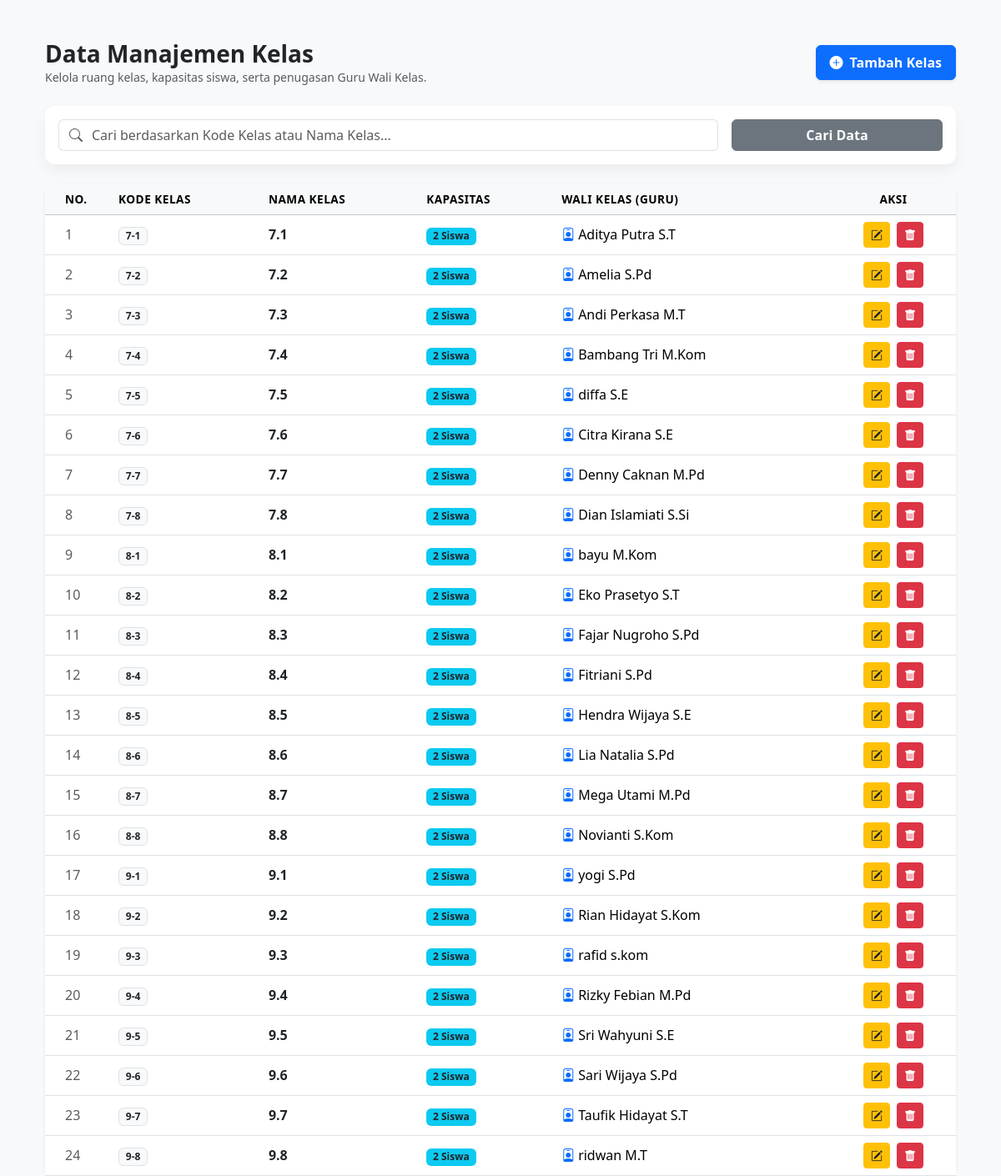
Page /dashboard_admin/kelas.php (signed in) on the committed database.
### tables this page shows
CREATE TABLE `kelas` (
  `id_kelas` int(11) NOT NULL,
  `kode_kelas` varchar(20) NOT NULL,
  `nama_kelas` varchar(50) NOT NULL,
  `kapasitas` int(11) NOT NULL,
  `id_wali_guru` varchar(10) DEFAULT NULL
);

CREATE TABLE `guru` (
  `id_guru` varchar(10) NOT NULL,
  `nip` varchar(20) DEFAULT NULL,
  `nama_guru` varchar(100) NOT NULL,
  `jk` varchar(20) DEFAULT NULL,
  `alamat` text DEFAULT NULL,
  `notelp` varchar(15) DEFAULT NULL,
  `status` varchar(20) DEFAULT NULL,
  `jurusan` varchar(100) DEFAULT NULL,
  `created_at` timestamp NOT NULL DEFAULT current_timestamp(),
  `updated_at` timestamp NOT NULL DEFAULT current_timestamp() ON UPDATE current_timestamp(),
  `deleted` tinyint(1) DEFAULT 0
);

### dashboard_admin/kelas.php (the view, shortened to what this page needs)
<?php
require_once '../koneksi.php';
?>
<!DOCTYPE html>
<html lang="id">
<head>
    <link href="https://cdn.jsdelivr.net/npm/bootstrap@5.3.3/dist/css/bootstrap.min.css" rel="stylesheet">
    <link rel="stylesheet" href="https://cdn.jsdelivr.net/npm/bootstrap-icons@1.11.3/font/bootstrap-icons.min.css">
</head>
<body>
<div class="container px-4 mt-5">
    <div class="d-flex justify-content-between align-items-center mb-4">
        <div>
            <h3 class="fw-bold text-dark m-0">Data Manajemen Kelas</h3>
            <p class="text-muted small m-0">Kelola ruang kelas, kapasitas siswa, serta penugasan Guru Wali Kelas.</p>
        </div>
        <div>
            <button type="button" class="btn btn-primary d-flex align-items-center gap-2 px-3 py-2 fw-semibold shadow-sm" data-bs-toggle="modal" data-bs-target="#modalKelas" onclick="prepareTambahForm()">
                <i class="bi bi-plus-circle-fill"></i> Tambah Kelas
            </button>
        </div>
    </div>
    <div class="card mb-4">
        <div class="card-body py-3">
            <form method="GET" action="dashboard.php" class="row g-3 align-items-center">
                <div class="col-md-9">
                    <div class="input-group">
                        <span class="input-group-text bg-white border-end-0"><i class="bi bi-search text-muted"></i></span>
                        <input type="text" name="search" id="search_input" class="form-control border-start-0 ps-0" placeholder="Cari berdasarkan Kode Kelas atau Nama Kelas..." value="<?= isset($_GET['search']) ? htmlspecialchars($_GET['search']) : '' ?>">
                    </div>
                </div>
                <div class="col-md-3">
                    <button type="submit" class="btn btn-secondary w-100 fw-semibold">Cari Data</button>
                </div>
            </form>
        </div>
    </div>
    <div class="card shadow-sm">
        <div class="card-body p-0">
            <div class="table-responsive">
                <table class="table table-hover align-middle mb-0">
                    <thead class="table-light text-nowrap">
                        <tr>
                            <th style="width: 80px;" class="ps-4">No.</th>
                            <th>Kode Kelas</th>
                            <th>Nama Kelas</th>
                            <th>Kapasitas</th>
                            <th>Wali Kelas (Guru)</th>
                            <th class="text-center" style="width: 150px;">Aksi</th>
                        </tr>
                    </thead>
                    <tbody>
                        <?php
                        $sql = "SELECT kelas.*, guru.nama_guru FROM kelas
                                LEFT JOIN guru ON kelas.id_wali_guru = guru.id_guru";
                        $sql .= " ORDER BY kelas.kode_kelas ASC";
                        $result = mysqli_query($conn, $sql);
                        if ($result && mysqli_num_rows($result) > 0) {
                            $no = 1;
                            while ($row = mysqli_fetch_assoc($result)) { ?>
                                <tr>
                                    <td class="ps-4 text-muted"><?= $no++ ?></td>
                                    <td><span class="badge bg-light text-dark border fw-bold"><?= htmlspecialchars($row['kode_kelas']) ?></span></td>
                                    <td class="fw-semibold text-dark"><?= htmlspecialchars($row['nama_kelas']) ?></td>
                                    <td><span class="badge bg-info text-dark fw-bold"><?= $row['kapasitas'] ?> Siswa</span></td>
                                    <td>
                                        <?php if (!empty($row['id_wali_guru'])): ?>
                                            <i class="bi bi-person-badge text-primary me-1"></i><?= htmlspecialchars($row['nama_guru']) ?>
                                        <?php else: ?>
                                            <span class="text-muted italic small"><i class="bi bi-dash-circle me-1"></i> Belum Ditunjuk</span>
                                        <?php endif; ?>
                                    </td>
                                    <td class="text-center text-nowrap">
                                        <button class="btn btn-sm btn-warning text-dark me-1" data-bs-toggle="modal" data-bs-target="#modalKelas" onclick='prepareEditForm(<?= json_encode($row) ?>)'><i class="bi bi-pencil-square"></i></button>
                                        <a href="proses_kelas.php?action=delete&id=<?= $row['id_kelas'] ?>" class="btn btn-sm btn-danger" onclick="return confirm('Apakah Anda yakin ingin menghapus data kelas <?= htmlspecialchars($row['nama_kelas']) ?> secara permanen?')"><i class="bi bi-trash-fill"></i></a>
                                    </td>
                                </tr>
                            <?php }
                        } else {
                            echo '<tr><td colspan="6" class="text-center py-4 text-muted"><i class="bi bi-folder-x fs-2 d-block mb-2"></i> Belum ada data kelas ditemukan.</td></tr>';
                        }
                        ?>
                    </tbody>
                </table>
            </div>
        </div>
    </div>
</div>
</body>
</html>

### dashboard_admin/kelas.php (style rules this page uses)
body { background-color: #f8f9fa; font-family: 'Segoe UI', Roboto, sans-serif; }
.card { border: none; box-shadow: 0 0.5rem 1rem rgba(0, 0, 0, 0.05); border-radius: 0.75rem; }
.table th { font-weight: 600; font-size: 0.85rem; text-transform: uppercase; letter-spacing: 0.5px; }

### rows in the picture
kelas: kode_kelas "7-1", nama_kelas "7.1", kapasitas "2", id_wali_guru.nama_guru "Aditya Putra S.T"
kelas: kode_kelas "7-2", nama_kelas "7.2", kapasitas "2", id_wali_guru.nama_guru "Amelia S.Pd"
kelas: kode_kelas "7-3", nama_kelas "7.3", kapasitas "2", id_wali_guru.nama_guru "Andi Perkasa M.T"
kelas: kode_kelas "7-4", nama_kelas "7.4", kapasitas "2", id_wali_guru.nama_guru "Bambang Tri M.Kom"
kelas: kode_kelas "7-5", nama_kelas "7.5", kapasitas "2", id_wali_guru.nama_guru "diffa S.E"
kelas: kode_kelas "7-6", nama_kelas "7.6", kapasitas "2", id_wali_guru.nama_guru "Citra Kirana S.E"
kelas: kode_kelas "7-7", nama_kelas "7.7", kapasitas "2", id_wali_guru.nama_guru "Denny Caknan M.Pd"
kelas: kode_kelas "7-8", nama_kelas "7.8", kapasitas "2", id_wali_guru.nama_guru "Dian Islamiati S.Si"
kelas: kode_kelas "8-1", nama_kelas "8.1", kapasitas "2", id_wali_guru.nama_guru "bayu M.Kom"
kelas: kode_kelas "8-2", nama_kelas "8.2", kapasitas "2", id_wali_guru.nama_guru "Eko Prasetyo S.T"
kelas: kode_kelas "8-3", nama_kelas "8.3", kapasitas "2", id_wali_guru.nama_guru "Fajar Nugroho S.Pd"
kelas: kode_kelas "8-4", nama_kelas "8.4", kapasitas "2", id_wali_guru.nama_guru "Fitriani S.Pd"
kelas: kode_kelas "8-5", nama_kelas "8.5", kapasitas "2", id_wali_guru.nama_guru "Hendra Wijaya S.E"
kelas: kode_kelas "8-6", nama_kelas "8.6", kapasitas "2", id_wali_guru.nama_guru "Lia Natalia S.Pd"
kelas: kode_kelas "8-7", nama_kelas "8.7", kapasitas "2", id_wali_guru.nama_guru "Mega Utami M.Pd"
kelas: kode_kelas "8-8", nama_kelas "8.8", kapasitas "2", id_wali_guru.nama_guru "Novianti S.Kom"
kelas: kode_kelas "9-1", nama_kelas "9.1", kapasitas "2", id_wali_guru.nama_guru "yogi S.Pd"
kelas: kode_kelas "9-2", nama_kelas "9.2", kapasitas "2", id_wali_guru.nama_guru "Rian Hidayat S.Kom"
kelas: kode_kelas "9-3", nama_kelas "9.3", kapasitas "2", id_wali_guru.nama_guru "rafid s.kom"
kelas: kode_kelas "9-4", nama_kelas "9.4", kapasitas "2", id_wali_guru.nama_guru "Rizky Febian M.Pd"
kelas: kode_kelas "9-5", nama_kelas "9.5", kapasitas "2", id_wali_guru.nama_guru "Sri Wahyuni S.E"
kelas: kode_kelas "9-6", nama_kelas "9.6", kapasitas "2", id_wali_guru.nama_guru "Sari Wijaya S.Pd"
kelas: kode_kelas "9-7", nama_kelas "9.7", kapasitas "2", id_wali_guru.nama_guru "Taufik Hidayat S.T"
kelas: kode_kelas "9-8", nama_kelas "9.8", kapasitas "2", id_wali_guru.nama_guru "ridwan M.T"
